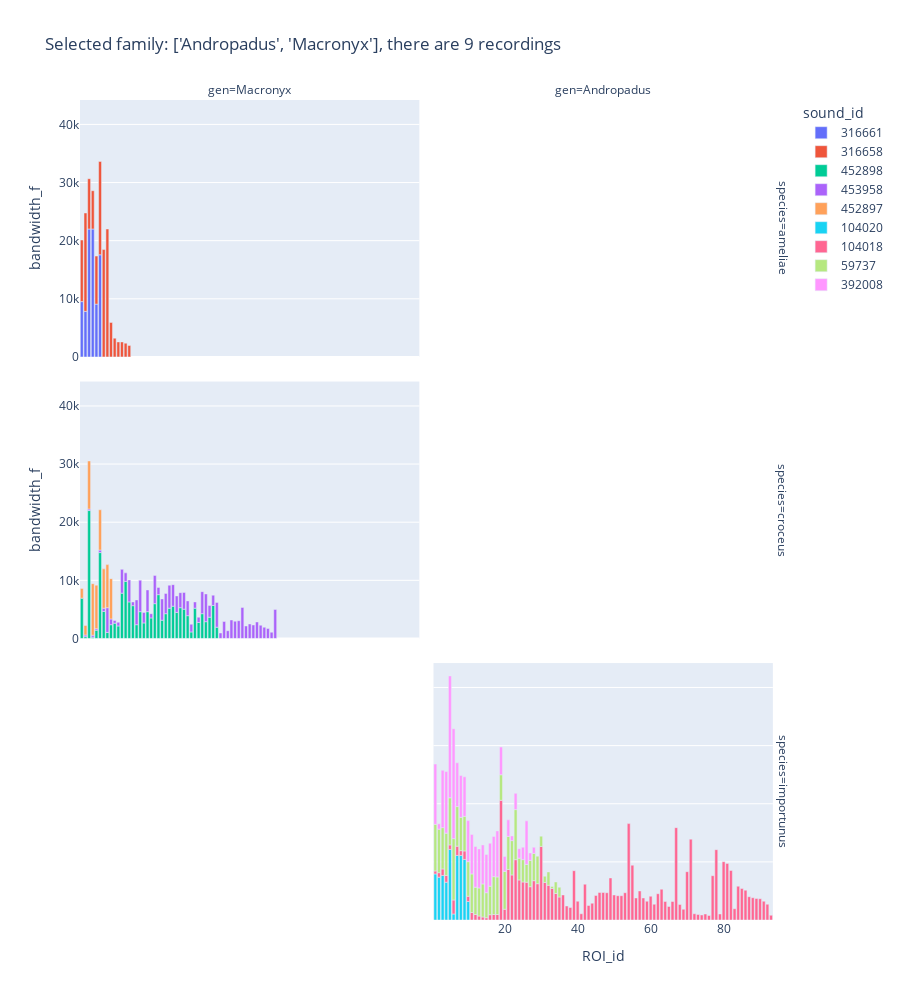

Notebook code cell kept with this figure:
### Code cell
dff = df_final.copy()
dff['sound_id'] = dff['sound_id'].astype(str)
dff = dff[dff['gen'].isin(gen)]
recno = len(dff['sound_id'].unique())

# fig = make_subplots(rows=3, cols=1)

px.bar(dff, x="ROI_id", y="bandwidth_f", 
                 color="sound_id",facet_row='species',facet_col = 'gen', title=f'Selected family: {gen}, there are {recno} recordings',height=1000)

# # #groupby recording and compute mean_roi
# dff_grouped = dff.groupby('sound_id').mean()
# dff_grouped = dff_grouped.reset_index()
# dff_grouped['ROI_id'] = dff_grouped['ROI_id'].astype(str)

# fig = px.bar(dff_grouped, x="ROI_id", y="bandwidth_f", 
#                  color="sound_id", barmode='group',facet_row='species', facet_col='gen', title=f'Selected family: {gen}, there are {recno} recordings')

### Figure 1 — Plotly figure (JSON) as saved in the notebook; plotly's stock layout.template omitted (floating-point values rounded to 4 significant figures)
{"data": [{"alignmentgroup": "True", "hovertemplate": "sound_id=316661<br>species=ameliae<br>gen=Macronyx<br>ROI_id=%{x}<br>bandwidth_f=%{y}<extra></extra>", "legendgroup": "316661", "marker": {"color": "#636efa", "pattern": {"shape": ""}}, "name": "316661", "offsetgroup": "316661", "orientation": "v", "showlegend": true, "textposition": "auto", "type": "bar", "x": [1, 2, 3, 4, 5, 6], "xaxis": "x5", "y": [9518.0, 7838.0, 22010.0, 22010.0, 9087.0, 17570.0], "yaxis": "y5"}, {"alignmentgroup": "True", "hovertemplate": "sound_id=316658<br>species=ameliae<br>gen=Macronyx<br>ROI_id=%{x}<br>bandwidth_f=%{y}<extra></extra>", "legendgroup": "316658", "marker": {"color": "#EF553B", "pattern": {"shape": ""}}, "name": "316658", "offsetgroup": "316658", "orientation": "v", "showlegend": true, "textposition": "auto", "type": "bar", "x": [1, 2, 3, 4, 5, 6, 7, 8, 9, 10, 11, 12, 13, 14], "xaxis": "x5", "y": [10590.0, 16930.0, 8656.0, 6589.0, 8269.0, 16060.0, 18480.0, 22010.0, 5943.0, 3230.0, 2584.0, 2584.0, 2369.0, 1981.0], "yaxis": "y5"}, {"alignmentgroup": "True", "hovertemplate": "sound_id=452898<br>species=croceus<br>gen=Macronyx<br>ROI_id=%{x}<br>bandwidth_f=%{y}<extra></extra>", "legendgroup": "452898", "marker": {"color": "#00cc96", "pattern": {"shape": ""}}, "name": "452898", "offsetgroup": "452898", "orientation": "v", "showlegend": true, "textposition": "auto", "type": "bar", "x": [1, 2, 3, 4, 5, 6, 7, 8, 9, 10, 11, 12, 13, 14, 15, 16, 17, 18, 19, 20, 21, 22, 23, 24, 25, 26, 27, 28, 29, 30, 31, 32, 33, 34, 35, 36, 37, 38], "xaxis": "x3", "y": [6934.0, 301.5, 22010.0, 215.3, 1421.0, 14770.0, 4651.0, 1034.0, 2369.0, 2627.0, 2153.0, 7795.0, 9819.0, 6288.0, 5642.0, 2369.0, 4608.0, 2670.0, 4608.0, 3531.0, 5986.0, 7537.0, 3144.0, 4264.0, 5211.0, 5556.0, 4479.0, 5297.0, 5039.0, 3919.0, 1120.0, 5211.0, 2756.0, 4264.0, 2885.0, 3661.0, 5685.0, 1938.0], "yaxis": "y3"}, {"alignmentgroup": "True", "hovertemplate": "sound_id=453958<br>species=croceus<br>gen=Macronyx<br>ROI_id=%{x}<br>bandwidth_f=%{y}<extra></extra>", "legendgroup": "453958", "marker": {"color": "#ab63fa", "pattern": {"shape": ""}}, "name": "453958", "offsetgroup": "453958", "orientation": "v", "showlegend": true, "textposition": "auto", "type": "bar", "x": [2, 3, 4, 5, 6, 7, 8, 9, 10, 11, 12, 13, 14, 15, 16, 17, 18, 19, 20, 21, 22, 23, 24, 25, 26, 27, 28, 29, 30, 31, 32, 33, 34, 35, 36, 37, 38, 39, 40, 41, 42, 43, 44, 45, 46, 47, 48, 49, 50, 51, 52, 53, 54], "xaxis": "x3", "y": [301.5, 258.4, 344.5, 258.4, 430.7, 559.9, 4264.0, 990.5, 473.7, 646.0, 4091.0, 1464.0, 3790.0, 646.0, 4264.0, 5426.0, 1809.0, 3747.0, 732.1, 4867.0, 1249.0, 3661.0, 3488.0, 3962.0, 3704.0, 2842.0, 2584.0, 2885.0, 2541.0, 1335.0, 1077.0, 904.4, 3790.0, 4780.0, 2024.0, 1766.0, 4264.0, 947.5, 2929.0, 1335.0, 3187.0, 2972.0, 3058.0, 5340.0, 2153.0, 2498.0, 2326.0, 2842.0, 2283.0, 1938.0, 1723.0, 1077.0, 4996.0], "yaxis": "y3"}, {"alignmentgroup": "True", "hovertemplate": "sound_id=452897<br>species=croceus<br>gen=Macronyx<br>ROI_id=%{x}<br>bandwidth_f=%{y}<extra></extra>", "legendgroup": "452897", "marker": {"color": "#FFA15A", "pattern": {"shape": ""}}, "name": "452897", "offsetgroup": "452897", "orientation": "v", "showlegend": true, "textposition": "auto", "type": "bar", "x": [1, 2, 3, 4, 5, 6, 7, 8, 9], "xaxis": "x3", "y": [1680.0, 1637.0, 8269.0, 8872.0, 7494.0, 6934.0, 6761.0, 7407.0, 6934.0], "yaxis": "y3"}, {"alignmentgroup": "True", "hovertemplate": "sound_id=104020<br>species=importunus<br>gen=Andropadus<br>ROI_id=%{x}<br>bandwidth_f=%{y}<extra></extra>", "legendgroup": "104020", "marker": {"color": "#19d3f3", "pattern": {"shape": ""}}, "name": "104020", "offsetgroup": "104020", "orientation": "v", "showlegend": true, "textposition": "auto", "type": "bar", "x": [1, 2, 3, 4, 5, 6, 7, 8, 9, 10], "xaxis": "x2", "y": [7924.0, 7364.0, 7666.0, 6503.0, 12140.0, 1034.0, 11110.0, 11110.0, 10420.0, 3187.0], "yaxis": "y2"}, {"alignmentgroup": "True", "hovertemplate": "sound_id=104018<br>species=importunus<br>gen=Andropadus<br>ROI_id=%{x}<br>bandwidth_f=%{y}<extra></extra>", "legendgroup": "104018", "marker": {"color": "#FF6692", "pattern": {"shape": ""}}, "name": "104018", "offsetgroup": "104018", "orientation": "v", "showlegend": true, "textposition": "auto", "type": "bar", "x": [1, 2, 3, 4, 5, 6, 7, 8, 9, 10, 11, 12, 13, 14, 15, 16, 17, 18, 19, 20, 21, 22, 23, 24, 25, 26, 27, 28, 29, 30, 31, 32, 33, 34, 35, 36, 37, 38, 39, 40, 41, 42, 43, 44, 45, 46, 47, 48, 49, 50, 51, 52, 53, 54, 55, 56, 57, 58, 59, 60, 61, 62, 63, 64, 65, 66, 67, 68, 69, 70, 71, 72, 73, 74, 75, 76, 77, 78, 79, 80, 81, 82, 83, 84, 85, 86, 87, 88, 89, 90, 91, 92, 93], "xaxis": "x2", "y": [516.8, 775.2, 1120.0, 1163.0, 775.2, 2412.0, 1593.0, 818.3, 1464.0, 904.4, 1292.0, 947.5, 689.1, 516.8, 387.6, 904.4, 947.5, 947.5, 20590.0, 1852.0, 8699.0, 7752.0, 10380.0, 6891.0, 6546.0, 6503.0, 5728.0, 6761.0, 6245.0, 12660.0, 6460.0, 5986.0, 5426.0, 4565.0, 3962.0, 4307.0, 2412.0, 2153.0, 8484.0, 3230.0, 1077.0, 6158.0, 2498.0, 2885.0, 4221.0, 4737.0, 4737.0, 4694.0, 7235.0, 4307.0, 4177.0, 4177.0, 4694.0, 16580.0, 9432.0, 3790.0, 4996.0, 3790.0, 3230.0, 4091.0, 2713.0, 4522.0, 5297.0, 3187.0, 2326.0, 3187.0, 15890.0, 2670.0, 1852.0, 8312.0, 13910.0, 1077.0, 947.5, 861.3, 1034.0, 775.2, 7623.0, 12100.0, 1034.0, 10030.0, 9733.0, 8527.0, 1938.0, 5814.0, 5426.0, 5125.0, 4005.0, 3833.0, 3704.0, 3661.0, 3230.0, 2713.0, 818.3], "yaxis": "y2"}, {"alignmentgroup": "True", "hovertemplate": "sound_id=59737<br>species=importunus<br>gen=Andropadus<br>ROI_id=%{x}<br>bandwidth_f=%{y}<extra></extra>", "legendgroup": "59737", "marker": {"color": "#B6E880", "pattern": {"shape": ""}}, "name": "59737", "offsetgroup": "59737", "orientation": "v", "showlegend": true, "textposition": "auto", "type": "bar", "x": [1, 2, 3, 4, 5, 6, 7, 8, 9, 10, 11, 12, 13, 14, 15, 16, 17, 18, 19, 20, 21, 22, 23, 24, 25, 26, 27, 28, 29, 30, 31, 32, 33, 34, 35], "xaxis": "x2", "y": [8010.0, 7494.0, 7106.0, 7278.0, 8096.0, 10550.0, 6804.0, 5728.0, 5943.0, 5943.0, 6632.0, 4694.0, 4823.0, 5685.0, 4307.0, 4910.0, 6503.0, 6460.0, 4393.0, 6503.0, 5685.0, 5900.0, 8613.0, 3747.0, 3833.0, 3058.0, 4522.0, 4694.0, 4737.0, 1766.0, 1077.0, 2283.0, 344.5, 1981.0, 1680.0], "yaxis": "y2"}, {"alignmentgroup": "True", "hovertemplate": "sound_id=392008<br>species=importunus<br>gen=Andropadus<br>ROI_id=%{x}<br>bandwidth_f=%{y}<extra></extra>", "legendgroup": "392008", "marker": {"color": "#FF97FF", "pattern": {"shape": ""}}, "name": "392008", "offsetgroup": "392008", "orientation": "v", "showlegend": true, "textposition": "auto", "type": "bar", "x": [1, 2, 3, 4, 5, 6, 7, 8, 9, 10, 11, 12, 13, 14, 15, 16, 17, 18, 19, 20, 21, 22, 23, 24, 25, 26, 27, 28], "xaxis": "x2", "y": [10380.0, 904.4, 9862.0, 10590.0, 20970.0, 18910.0, 7537.0, 7192.0, 6804.0, 7063.0, 6804.0, 7020.0, 6718.0, 6718.0, 6589.0, 7407.0, 6934.0, 7924.0, 4780.0, 2584.0, 2842.0, 818.3, 2799.0, 1637.0, 2153.0, 7494.0, 1292.0, 1077.0], "yaxis": "y2"}], "layout": {"annotations": [{"font": {}, "showarrow": false, "text": "gen=Macronyx", "x": 0.24, "xanchor": "center", "xref": "paper", "y": 1.0, "yanchor": "bottom", "yref": "paper"}, {"font": {}, "showarrow": false, "text": "gen=Andropadus", "x": 0.74, "xanchor": "center", "xref": "paper", "y": 1.0, "yanchor": "bottom", "yref": "paper"}, {"font": {}, "showarrow": false, "text": "species=importunus", "textangle": 90, "x": 0.98, "xanchor": "left", "xref": "paper", "y": 0.1567, "yanchor": "middle", "yref": "paper"}, {"font": {}, "showarrow": false, "text": "species=croceus", "textangle": 90, "x": 0.98, "xanchor": "left", "xref": "paper", "y": 0.5, "yanchor": "middle", "yref": "paper"}, {"font": {}, "showarrow": false, "text": "species=ameliae", "textangle": 90, "x": 0.98, "xanchor": "left", "xref": "paper", "y": 0.8433, "yanchor": "middle", "yref": "paper"}], "barmode": "relative", "height": 1000, "legend": {"title": {"text": "sound_id"}, "tracegroupgap": 0}, "title": {"text": "Selected family: ['Andropadus', 'Macronyx'], there are 9 recordings"}, "xaxis": {"anchor": "y", "domain": [0, 0.48], "title": {"text": "ROI_id"}}, "xaxis2": {"anchor": "y2", "domain": [0.5, 0.98], "matches": "x", "title": {"text": "ROI_id"}}, "xaxis3": {"anchor": "y3", "domain": [0, 0.48], "matches": "x", "showticklabels": false}, "xaxis4": {"anchor": "y4", "domain": [0.5, 0.98], "matches": "x", "showticklabels": false}, "xaxis5": {"anchor": "y5", "domain": [0, 0.48], "matches": "x", "showticklabels": false}, "xaxis6": {"anchor": "y6", "domain": [0.5, 0.98], "matches": "x", "showticklabels": false}, "yaxis": {"anchor": "x", "domain": [0, 0.3133], "title": {"text": "bandwidth_f"}}, "yaxis2": {"anchor": "x2", "domain": [0, 0.3133], "matches": "y", "showticklabels": false}, "yaxis3": {"anchor": "x3", "domain": [0.3433, 0.6567], "matches": "y", "title": {"text": "bandwidth_f"}}, "yaxis4": {"anchor": "x4", "domain": [0.3433, 0.6567], "matches": "y", "showticklabels": false}, "yaxis5": {"anchor": "x5", "domain": [0.6867, 1.0], "matches": "y", "title": {"text": "bandwidth_f"}}, "yaxis6": {"anchor": "x6", "domain": [0.6867, 1.0], "matches": "y", "showticklabels": false}}}
